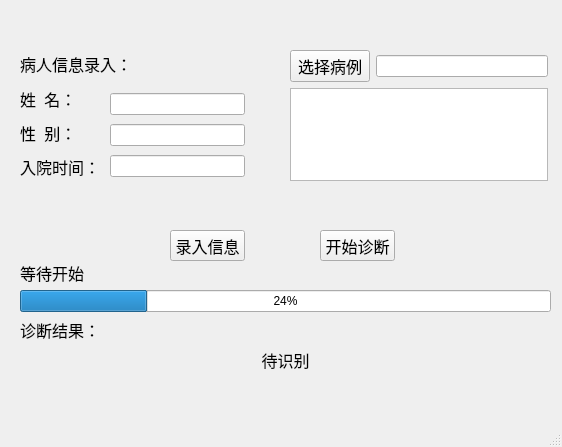
<?xml version="1.0" encoding="UTF-8"?>
<ui version="4.0">
 <class>MainWindow</class>
 <widget class="QMainWindow" name="MainWindow">
  <property name="geometry">
   <rect>
    <x>0</x>
    <y>0</y>
    <width>562</width>
    <height>447</height>
   </rect>
  </property>
  <property name="windowTitle">
   <string>MainWindow</string>
  </property>
  <widget class="QWidget" name="centralwidget">
   <widget class="QPushButton" name="startButton">
    <property name="geometry">
     <rect>
      <x>320</x>
      <y>230</y>
      <width>75</width>
      <height>31</height>
     </rect>
    </property>
    <property name="font">
     <font>
      <family>楷体</family>
      <pointsize>12</pointsize>
     </font>
    </property>
    <property name="text">
     <string>开始诊断</string>
    </property>
   </widget>
   <widget class="QWidget" name="layoutWidget">
    <property name="geometry">
     <rect>
      <x>20</x>
      <y>261</y>
      <width>531</width>
      <height>111</height>
     </rect>
    </property>
    <layout class="QVBoxLayout" name="verticalLayout_2">
     <item>
      <layout class="QVBoxLayout" name="verticalLayout">
       <item>
        <widget class="QLabel" name="labelState">
         <property name="minimumSize">
          <size>
           <width>120</width>
           <height>0</height>
          </size>
         </property>
         <property name="font">
          <font>
           <family>楷体</family>
           <pointsize>12</pointsize>
          </font>
         </property>
         <property name="text">
          <string>等待开始</string>
         </property>
        </widget>
       </item>
       <item>
        <widget class="QProgressBar" name="progressBar">
         <property name="value">
          <number>24</number>
         </property>
        </widget>
       </item>
      </layout>
     </item>
     <item>
      <widget class="QLabel" name="label_7">
       <property name="minimumSize">
        <size>
         <width>120</width>
         <height>0</height>
        </size>
       </property>
       <property name="font">
        <font>
         <family>楷体</family>
         <pointsize>12</pointsize>
        </font>
       </property>
       <property name="text">
        <string>诊断结果：</string>
       </property>
      </widget>
     </item>
     <item>
      <widget class="QLabel" name="labelResult">
       <property name="minimumSize">
        <size>
         <width>120</width>
         <height>0</height>
        </size>
       </property>
       <property name="font">
        <font>
         <family>楷体</family>
         <pointsize>12</pointsize>
        </font>
       </property>
       <property name="text">
        <string>待识别</string>
       </property>
       <property name="alignment">
        <set>Qt::AlignCenter</set>
       </property>
      </widget>
     </item>
    </layout>
   </widget>
   <widget class="QWidget" name="layoutWidget">
    <property name="geometry">
     <rect>
      <x>20</x>
      <y>50</y>
      <width>122</width>
      <height>131</height>
     </rect>
    </property>
    <layout class="QVBoxLayout" name="verticalLayout_3">
     <item>
      <widget class="QLabel" name="label_3">
       <property name="minimumSize">
        <size>
         <width>120</width>
         <height>0</height>
        </size>
       </property>
       <property name="font">
        <font>
         <family>楷体</family>
         <pointsize>12</pointsize>
        </font>
       </property>
       <property name="text">
        <string>病人信息录入：</string>
       </property>
      </widget>
     </item>
     <item>
      <widget class="QLabel" name="label_4">
       <property name="minimumSize">
        <size>
         <width>120</width>
         <height>0</height>
        </size>
       </property>
       <property name="font">
        <font>
         <family>楷体</family>
         <pointsize>12</pointsize>
        </font>
       </property>
       <property name="text">
        <string>姓  名：</string>
       </property>
      </widget>
     </item>
     <item>
      <widget class="QLabel" name="label_5">
       <property name="minimumSize">
        <size>
         <width>120</width>
         <height>0</height>
        </size>
       </property>
       <property name="font">
        <font>
         <family>楷体</family>
         <pointsize>12</pointsize>
        </font>
       </property>
       <property name="text">
        <string>性  别：</string>
       </property>
      </widget>
     </item>
     <item>
      <widget class="QLabel" name="label_6">
       <property name="minimumSize">
        <size>
         <width>120</width>
         <height>0</height>
        </size>
       </property>
       <property name="font">
        <font>
         <family>楷体</family>
         <pointsize>12</pointsize>
        </font>
       </property>
       <property name="text">
        <string>入院时间：</string>
       </property>
      </widget>
     </item>
    </layout>
   </widget>
   <widget class="QWidget" name="layoutWidget">
    <property name="geometry">
     <rect>
      <x>110</x>
      <y>90</y>
      <width>135</width>
      <height>91</height>
     </rect>
    </property>
    <layout class="QVBoxLayout" name="verticalLayout_4">
     <item>
      <widget class="QLineEdit" name="inputName"/>
     </item>
     <item>
      <widget class="QLineEdit" name="inputGender"/>
     </item>
     <item>
      <widget class="QLineEdit" name="inputDate"/>
     </item>
    </layout>
   </widget>
   <widget class="QPushButton" name="saveButton">
    <property name="geometry">
     <rect>
      <x>170</x>
      <y>230</y>
      <width>75</width>
      <height>31</height>
     </rect>
    </property>
    <property name="font">
     <font>
      <family>楷体</family>
      <pointsize>12</pointsize>
     </font>
    </property>
    <property name="text">
     <string>录入信息</string>
    </property>
   </widget>
   <widget class="QWidget" name="layoutWidget_2">
    <property name="geometry">
     <rect>
      <x>290</x>
      <y>50</y>
      <width>258</width>
      <height>131</height>
     </rect>
    </property>
    <layout class="QVBoxLayout" name="verticalLayout_5">
     <item>
      <layout class="QHBoxLayout" name="horizontalLayout">
       <item>
        <widget class="QPushButton" name="selectButton">
         <property name="font">
          <font>
           <family>楷体</family>
           <pointsize>12</pointsize>
          </font>
         </property>
         <property name="text">
          <string>选择病例</string>
         </property>
        </widget>
       </item>
       <item>
        <widget class="QLineEdit" name="casePath"/>
       </item>
      </layout>
     </item>
     <item>
      <widget class="QListWidget" name="dcmList"/>
     </item>
    </layout>
   </widget>
   <zorder>layoutWidget</zorder>
   <zorder>layoutWidget</zorder>
   <zorder>layoutWidget</zorder>
   <zorder>startButton</zorder>
   <zorder>saveButton</zorder>
   <zorder>layoutWidget_2</zorder>
  </widget>
  <widget class="QMenuBar" name="menubar">
   <property name="geometry">
    <rect>
     <x>0</x>
     <y>0</y>
     <width>562</width>
     <height>23</height>
    </rect>
   </property>
  </widget>
  <widget class="QStatusBar" name="statusbar"/>
 </widget>
 <tabstops>
  <tabstop>inputName</tabstop>
  <tabstop>inputGender</tabstop>
  <tabstop>inputDate</tabstop>
  <tabstop>selectButton</tabstop>
  <tabstop>casePath</tabstop>
  <tabstop>dcmList</tabstop>
  <tabstop>saveButton</tabstop>
  <tabstop>startButton</tabstop>
 </tabstops>
 <resources/>
 <connections/>
</ui>
